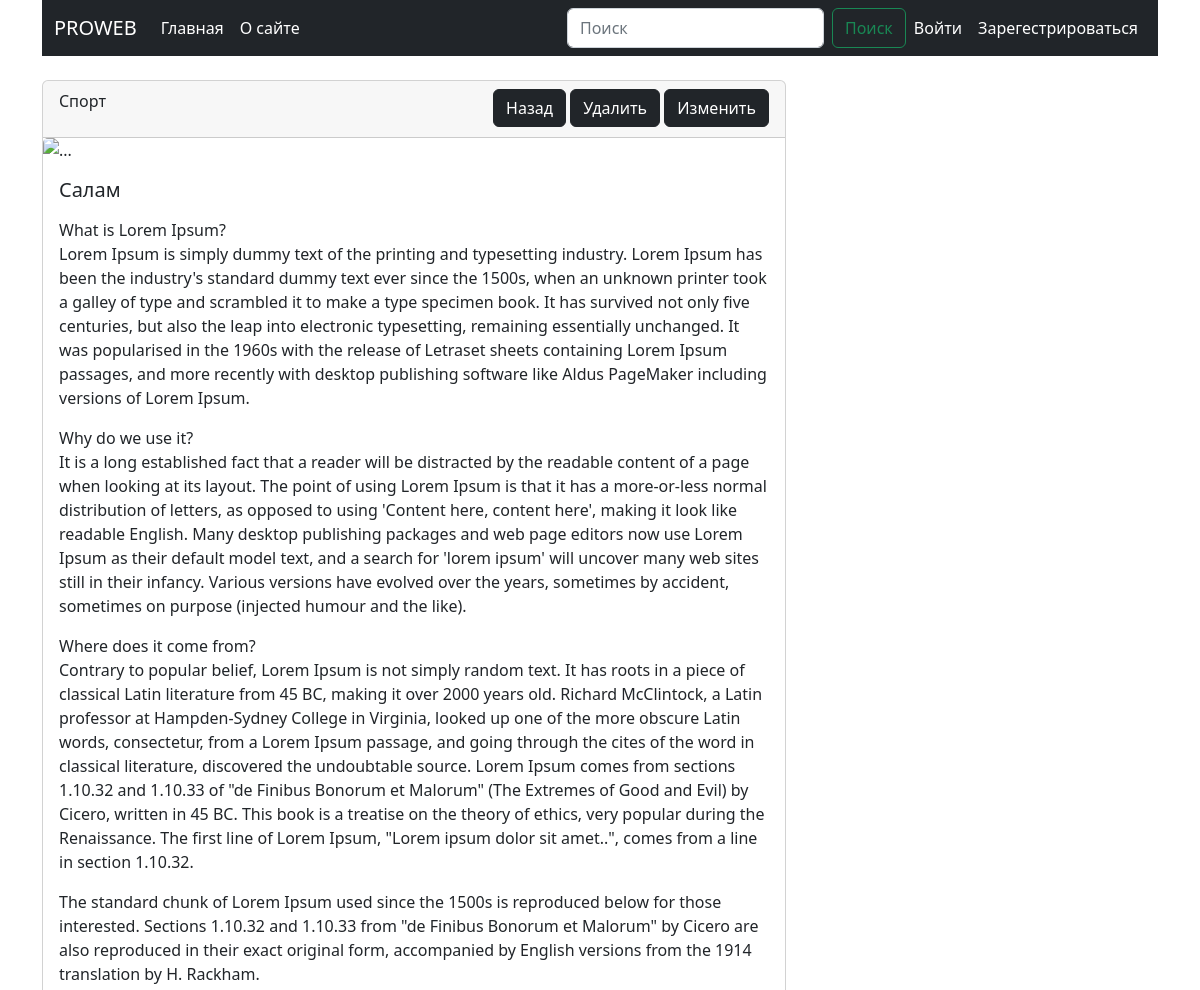
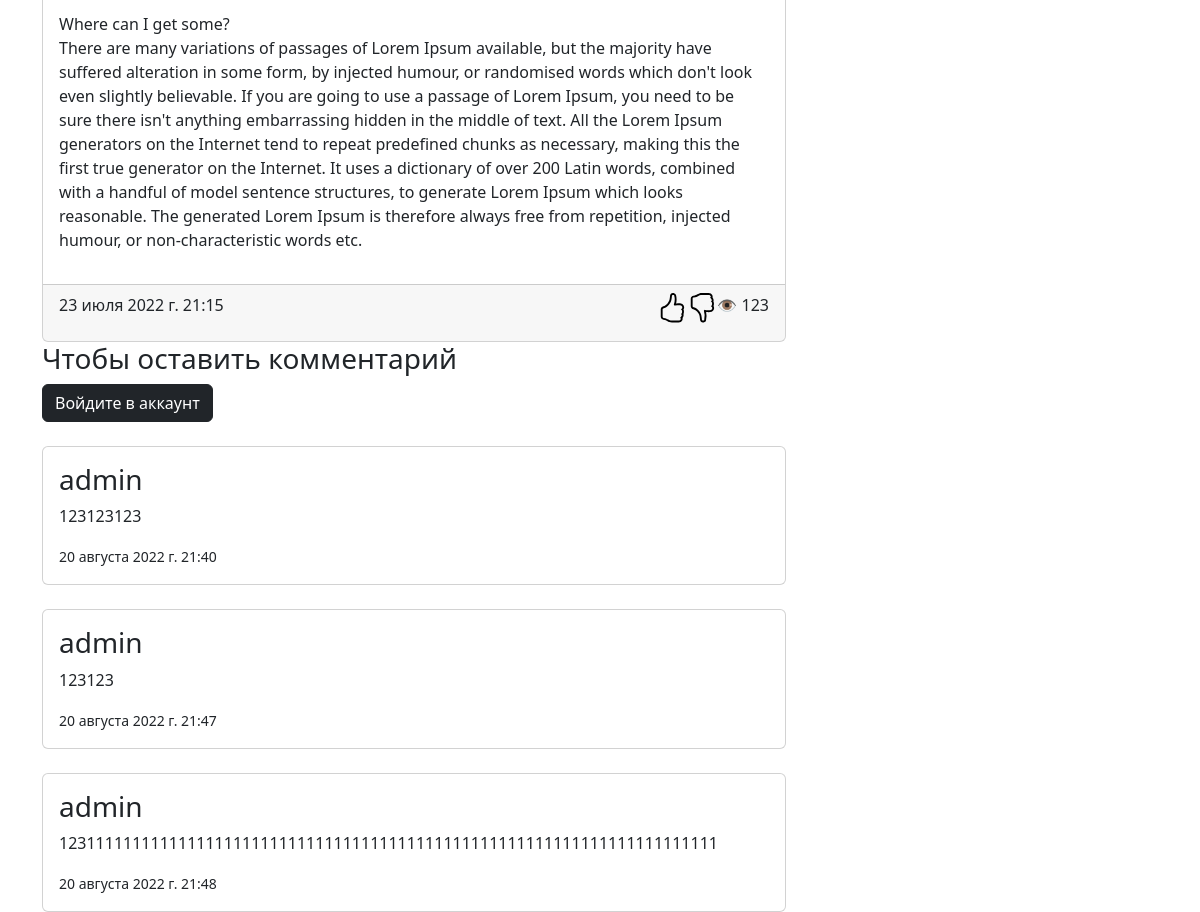
The app's page /article/2 with its own data (2 pictures, top to bottom).
### blog/models.py (models this page shows, shortened)
class Article(models.Model):
    title = models.CharField(max_length=255, verbose_name='Заголовок статьи')
    content = models.TextField(verbose_name='Содержание статьи')
    photo = models.ImageField(upload_to=f'photos/', verbose_name='Фотография', null=True, blank=True)
    created_at = models.DateTimeField(auto_now_add=True, verbose_name='Дата создания')
    updated_at = models.DateTimeField(auto_now=True, verbose_name='Дата последнего изменения')
    publish = models.BooleanField(default=True, verbose_name='Статус публикации')
    views = models.IntegerField(default=0, verbose_name='Количество просмотров')
    category = models.ForeignKey(Category, on_delete=models.CASCADE)
    def get_photo(self):
        if self.photo:
            return self.photo.url
        else:
            return 'https://media-cldnry.s-nbcnews.com/image/upload/newscms/2019_01/2705191/nbc-social-default.png'
    class Meta:
        verbose_name = 'Статья'
        verbose_name_plural = 'Статьи'

class Category(models.Model):
    title = models.CharField(max_length=30, unique=True, verbose_name='Название категории')
    def __str__(self):
        return self.title
    class Meta:
        verbose_name = 'Категория'
        verbose_name_plural = 'Категории'

class Comment(models.Model):
    user = models.ForeignKey(User, on_delete=models.CASCADE, verbose_name='Автор')
    article = models.ForeignKey(Article, on_delete=models.CASCADE, verbose_name='Статья')
    text = models.TextField(verbose_name='Комментарий')
    created_at = models.DateTimeField(auto_now_add=True)
    class Meta:
        verbose_name = 'Комментарий'
        verbose_name_plural = 'Комментарии'

### blog/views.py (the view)
# urls.py: path('article/<int:pk>', ArticleDetailView.as_view(), name='article_detail'),
class ArticleDetailView(DetailView):  # article_detail.html
    model = Article
    context_object_name = 'article'
    def get_context_data(self, **kwargs):
        context = super().get_context_data()
        article = Article.objects.get(pk=self.kwargs['pk'])
        article.views += 1
        article.save()
        user = self.request.user
        if user.is_authenticated:
            mark, created = Like.objects.get_or_create(user=user, article=article)
            print(mark)
            if created:
                context['like'] = False
                context['dislike'] = False
            else:
                context['like'] = mark.like
                context['dislike'] = mark.dislike
        else:
            context['like'] = False
            context['dislike'] = False
        context['title'] = f'Статья на тему: {article.title}'
        if self.request.user.is_authenticated:
            context['comment_form'] = CommentForm()
        context['comments'] = Comment.objects.filter(article_id=self.kwargs['pk'])
        return context

### blog/templates/blog/article_detail.html (shortened to what this page needs)
{% extends 'base.html' %}
{% block main %}
<div class="d-flex justify-content-between mt-4">
    <div class="col-8">
        <div class="card">
            <div class="card-header d-flex justify-content-between">
                <div>
                    <p>{{ article.category }}</p>
                </div>
                <div>
                    <a href="{% url 'index' %}" class="btn btn-dark">Назад</a>
                    <a href="{% url 'delete' article.pk %}" class="btn btn-dark">Удалить</a>
                    <a href="{% url 'update' article.pk %}" class="btn btn-dark">Изменить</a>
                </div>
            </div>
            <img src="{{ article.get_photo }}" class="card-img-top" alt="...">
            <div class="card-body">
                <h5 class="card-title">{{ article.title }}</h5>
                <p class="card-text">{{ article.content|linebreaks }}</p>
            </div>
            <div class="card-footer d-flex justify-content-between">
                <p class="card-text">{{ article.created_at }}</p>
                <div class="d-flex">
                    {% if not like %}
                    <a href="{% url 'mark' article.pk 'addlike' %}" style="color: black">
              </a>
                    {% endif %}
                    {% if not dislike %}
                    <a href="{% url 'mark' article.pk 'adddislike' %}" style="color: black">
              </a>
                    {% endif %}
                    <p class="card-text">👁 {{ article.views }}</p>
                </div>
            </div>
        </div>
        {% include 'blog/components/_comment_form.html' %}
        {% include 'blog/components/_comments.html' %}
    </div>
    <div class="col-4">
    </div>
</div>
{% endblock main %}

### templates/base.html (shortened to what this page needs)
<!doctype html>
<html lang="en">
<head>
    <link href="https://cdn.jsdelivr.net/npm/bootstrap@5.2.0-beta1/dist/css/bootstrap.min.css" rel="stylesheet"
>
</head>
<body>
<div class="container">
    <header>
        {% include 'components/_navbar.html' %}
    </header>
    <main>
        {% block main %}
        {% endblock main %}
    </main>
</div>
</body>
</html>

### templates/components/_navbar.html (shortened to what this page needs)
<nav class="navbar navbar-expand-lg navbar-dark bg-dark">
    <div class="container-fluid">
        <a class="navbar-brand" href="{% url 'index' %}">PROWEB</a>
        <div class="collapse navbar-collapse" id="navbarSupportedContent">
            <ul class="navbar-nav me-auto mb-2 mb-lg-0">
                <li class="nav-item">
                    <a class="nav-link active" aria-current="page" href="#">Главная</a>
                </li>
                <li class="nav-item">
                    <a class="nav-link active" href="#">О сайте</a>
                </li>
            </ul>
            <ul class="navbar-nav mb-2 mb-lg-0">
                <form class="d-flex" role="search" method="get" action="{% url 'search' %}">
                    <input name="q" class="form-control me-2" type="search" placeholder="Поиск" aria-label="Поиск">
                    <button class="btn btn-outline-success" type="submit">Поиск</button>
                </form>
                {% if not request.user.is_authenticated %}
                <li class="nav-item">
                    <a class="nav-link active" href="{% url 'login' %}">Войти</a>
                </li>
                <li class="nav-item">
                    <a class="nav-link active" href="{% url 'register' %}">Зарегестрироваться</a>
                </li>
                {% endif %}
            </ul>
        </div>
    </div>
</nav>

### blog/templates/blog/components/_comment_form.html
{% if request.user.is_authenticated %}
<form action="{% url 'save_comment' article.pk %}" method="post" enctype="multipart/form-data">
    {% csrf_token %}
    {{ comment_form.text }}
    <button class="btn btn-dark btn-lg">Оставить комментарий</button>
</form>
{% else %}
<h3>Чтобы оставить комментарий</h3>
<a class="btn btn-dark" href="{% url 'login' %}">Войдите в аккаунт</a>
{% endif %}

### blog/templates/blog/components/_comments.html
{% for comment in comments %}
<div class="card mt-4">
    <div class="card-body">
        <h3>{{ comment.user.username }}</h3>
        <p>{{ comment.text }}</p>
        <small>{{ comment.created_at }}</small>
    </div>
</div>
{% endfor %}

### records on screen
Article: category "Спорт", title "Салам", content "What is Lorem Ipsum? Lorem Ipsum is simply dummy text of the printing and typesetting industry. Lorem Ipsum has been the industry's standard dummy text ever since the 1500s, when an unknown printer took a galley of type and scrambled it to make a type specimen book. It has survived not only five centuries, but also the leap into electronic typesetting, remaining essentially unchanged. It was popularised in the 1960s with the release of Letraset sheets containing Lorem Ipsum passages, and more recently with desktop publishing software like Aldus PageMaker including versions of Lorem Ipsum. Why do we use it? It is a long established fact that a reader will be distracted by the readable…", created_at "23 июля 2022 г. 21:15", views "123"
Comment: user.username "admin", text "123123123", created_at "20 августа 2022 г. 21:40"
Comment: user.username "admin", text "123123", created_at "20 августа 2022 г. 21:47"
Comment: user.username "admin", text "123111111111111111111111111111111111111111111111111111111111111111111111", created_at "20 августа 2022 г. 21:48"
